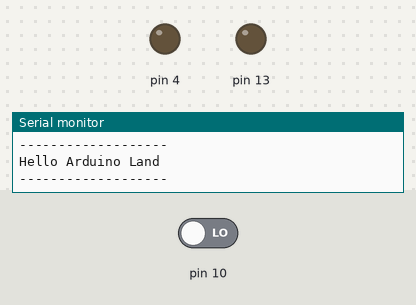
This sketch was run on a simulated Arduino Uno, built with avr-gcc and run on an emulated ATmega328P. Parts: output pins drawn as LEDs (lit = HIGH), the last lines printed to the serial monitor. The test bench sets the inputs (shaded band); at power-on: pin 10 LOW.

Above: at 2.7 s.
2.8 s: pin 10 driven HIGH
At 3.8 s:
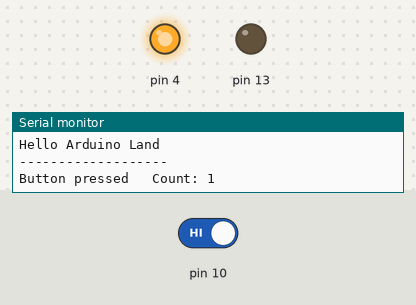
4.3 s: pin 10 driven LOW
At 5.0 s:
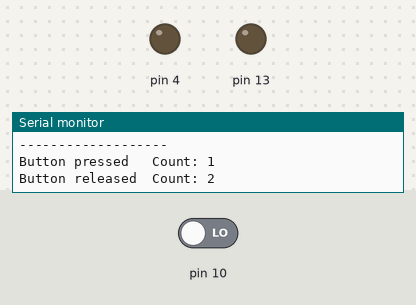
Timing chart, 0 to 7.3 s (numbered marks = the images above; inputs shaded):
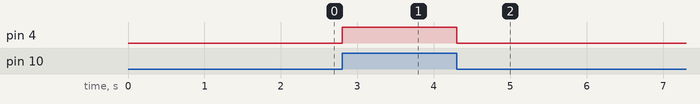

Measured:
- after the input at 2.8 s, pin 4: LOW → HIGH at once
- after the input at 4.3 s, pin 4: HIGH → LOW at once

The sketch:

B2.ino
```cpp
void setup() {
  Serial.begin(9600);
  delay(1500);

  Serial.println("-------------------");
  Serial.println("Hello Arduino Land");
  Serial.println("-------------------");

  pinMode(13, OUTPUT);
  pinMode(4, OUTPUT);
  pinMode(10, INPUT);
}

int currentInputState = 0;
int previousInputState = 0;
int changeCount = 0;

void loop() {
  currentInputState = digitalRead(10);

  if (currentInputState != previousInputState) {
    changeCount++;

    if (currentInputState == HIGH) {
      Serial.print("Button pressed   Count: ");
      Serial.println(changeCount);
    } else {
      Serial.print("Button released  Count: ");
      Serial.println(changeCount);
    }

    digitalWrite(4, currentInputState);
    previousInputState = currentInputState;
  }
}
```
